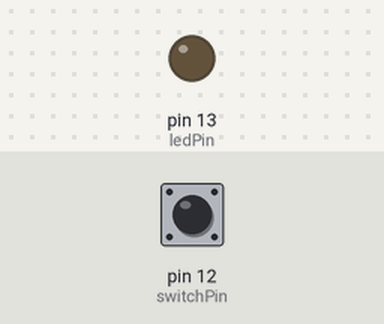
This sketch was run on a simulated Arduino Uno, built with avr-gcc and run on an emulated ATmega328P. Parts: output pins drawn as LEDs (lit = HIGH). The inputs (shaded band) are chosen by the test bench; at power-on: pin 12 (switchPin) LOW. What the sketch prints to the serial monitor is not drawn.

Above: at 1.2 s.
1.3 s: pin 12 (switchPin) pulled HIGH for 0.15 s
At 1.37 s:
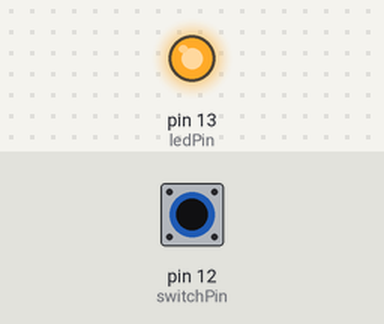
2.9 s: pin 12 (switchPin) pulled HIGH for 3.2 s
At 7.3 s:
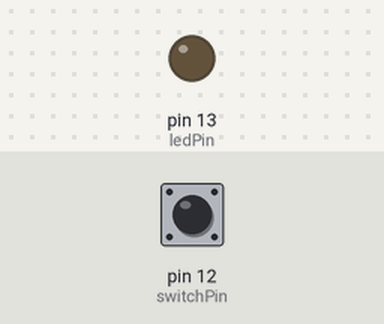
Timing chart, 0 to 8.8 s (numbered marks = the images above; inputs shaded):
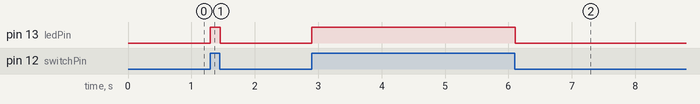

The sketch:

Takki_og_LED.ino
```cpp
int switchPin = 12;
int ledPin = 13;

void setup() {
  Serial.begin(9600);
  pinMode(switchPin,INPUT);
  pinMode(ledPin,OUTPUT);
}

void loop() {
  Serial.println(digitalRead(switchPin));
  if (digitalRead(switchPin) == HIGH){
    digitalWrite(ledPin, HIGH);
  }
  else{
    digitalWrite(ledPin, LOW);
  }
  delay(5);
}
```

Measured:
- after the input at 1.3 s, pin 13 (ledPin): LOW → HIGH at once, → LOW 0.15 s later
- after the input at 2.9 s, pin 13 (ledPin): LOW → HIGH at once, → LOW 3.2 s later
